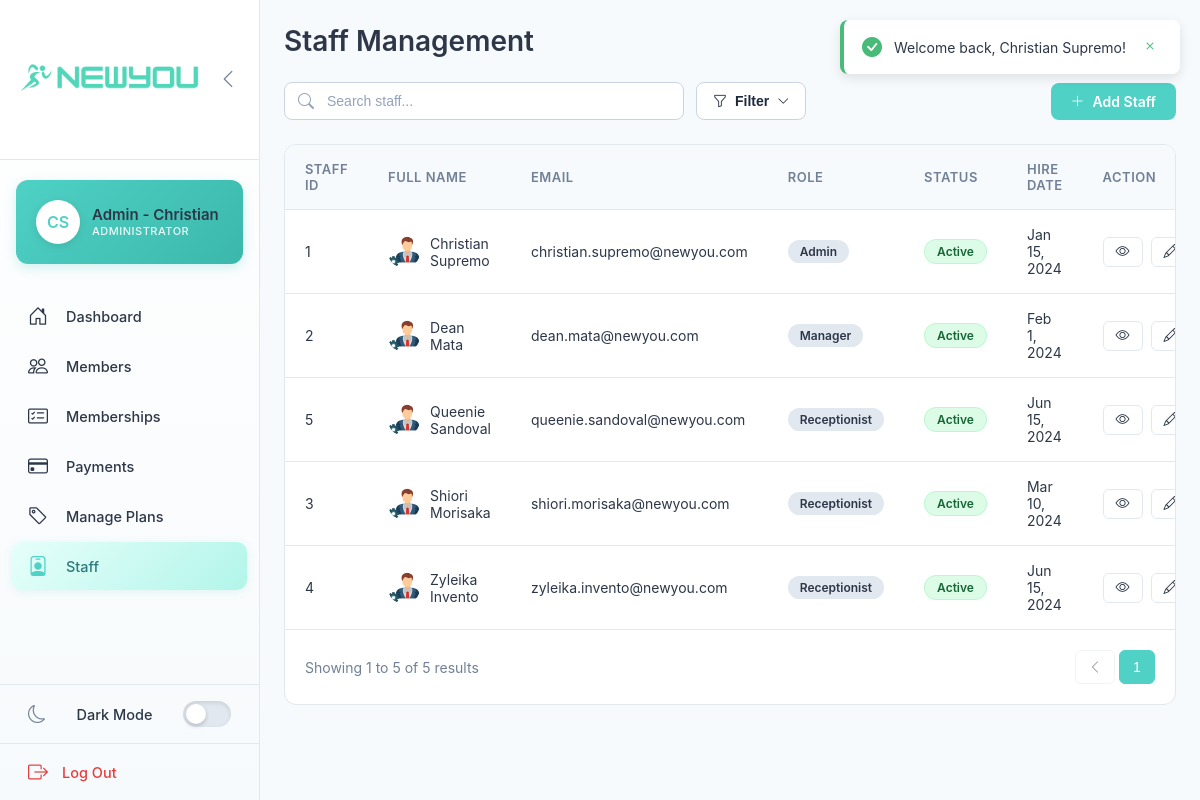
/staff.php (signed in), run on the app's committed database.
### tables this page shows
CREATE TABLE `staff` (
  `StaffID` int(11) NOT NULL,
  `FirstName` varchar(100) NOT NULL,
  `LastName` varchar(100) NOT NULL,
  `Email` varchar(150) DEFAULT NULL,
  `Phone` varchar(20) DEFAULT NULL,
  `Photo` varchar(255) DEFAULT NULL,
  `RoleID` int(11) DEFAULT NULL,
  `Username` varchar(100) NOT NULL,
  `PasswordHash` varchar(255) NOT NULL,
  `HireDate` date NOT NULL,
  `Status` enum('Active','Inactive') DEFAULT 'Active',
  `LastLogin` datetime DEFAULT NULL,
  `CreatedAt` timestamp NOT NULL DEFAULT current_timestamp(),
  `UpdatedAt` timestamp NOT NULL DEFAULT current_timestamp() ON UPDATE current_timestamp(),
  `CreatedBy` int(11) DEFAULT NULL,
  `UpdatedBy` int(11) DEFAULT NULL
);

CREATE TABLE `roles` (
  `RoleID` int(11) NOT NULL,
  `RoleName` varchar(50) DEFAULT NULL,
  `Description` text DEFAULT NULL,
  `AccessLevel` int(11) NOT NULL DEFAULT 1,
  `IsDefault` tinyint(1) DEFAULT 0,
  `CreatedAt` timestamp NOT NULL DEFAULT current_timestamp()
);

### includes/helpers/staff_modal_helpers.php (called while the page is built, shortened)
<?php
function getAllStaff($pdo, $status_filter = 'All', $search = '') {
    $sql = "
        SELECT
            s.StaffID,
            s.FirstName,
            s.LastName,
            CONCAT(s.FirstName, ' ', s.LastName) AS FullName,
            s.Email,
            s.Phone,
            s.Photo,
            s.Username,
            s.HireDate,
            s.Status,
            s.LastLogin,
            s.CreatedAt,
            r.RoleID,
            r.RoleName,
            r.Description AS RoleDescription,
            r.AccessLevel,
            creator.FirstName AS CreatedByFirstName,
            creator.LastName AS CreatedByLastName
        FROM Staff s
        LEFT JOIN Roles r ON s.RoleID = r.RoleID
        LEFT JOIN Staff creator ON s.CreatedBy = creator.StaffID
        WHERE 1=1
    ";
    $params = [];
    $sql .= " ORDER BY s.Status DESC, s.FirstName, s.LastName";
    $stmt = $pdo->prepare($sql);
    $stmt->execute($params);
    return $stmt->fetchAll();
}
function getRoleBadgeClass($access_level) {
    $classes = [
        3 => 'role-admin',
        2 => 'role-manager',
        1 => 'role-receptionist'
    ];
    return $classes[$access_level] ?? 'role-default';
}
?>

### staff.php (the view, shortened to what this page needs)
<?php
require_once 'config/db.php';
require_once 'includes/helpers/staff_modal_helpers.php';
$status_filter = $_GET['status_filter'] ?? 'All';
$search = trim($_GET['search'] ?? '');
$staff_list = getAllStaff($pdo, $status_filter, $search);
include 'includes/header.php';
?>
<div class="page-header">
    <h1 class="page-title">Staff Management</h1>
</div>
<div class="page-actions">
    <div class="search-filter-group">
        <div class="search-box">
            <input type="text" placeholder="Search staff..." id="staffSearchInput" value="<?= htmlspecialchars($search) ?>">
        </div>
        <div class="filter-dropdown">
            <button class="filter-btn" onclick="toggleStaffFilter()">
                <i class="bi bi-funnel"></i> Filter <i class="bi bi-chevron-down"></i>
            </button>
        </div>
    </div>
    <a href="#" class="add-member-btn" onclick="event.preventDefault(); openAddStaffModal();">
        <i class="bi bi-plus-lg"></i> Add Staff
    </a>
</div>
<div class="members-table-container">
    <table class="members-table">
        <thead>
            <tr>
                <th>Staff ID</th>
                <th>Full Name</th>
                <th>Email</th>
                <th>Role</th>
                <th>Status</th>
                <th>Hire Date</th>
                <th>Action</th>
            </tr>
        </thead>
        <tbody>
            <?php if (count($staff_list) > 0): ?>
                <?php foreach ($staff_list as $staff): ?>
                    <tr>
                        <td><?= htmlspecialchars($staff['StaffID']) ?></td>
                        <td>
                            <div style="display: flex; align-items: center; gap: 10px;">
                                <img src="<?= $staff['Photo'] ? 'assets/uploads/staff/' . $staff['Photo'] : 'assets/uploads/staff/admin.png' ?>"
                                     alt="<?= htmlspecialchars($staff['FullName']) ?>"
                                     style="width: 32px; height: 32px; border-radius: 50%; object-fit: cover;">
                                <span><?= htmlspecialchars($staff['FullName']) ?></span>
                            </div>
                        </td>
                        <td><?= htmlspecialchars($staff['Email']) ?></td>
                        <td>
                            <span class="role-badge <?= getRoleBadgeClass($staff['AccessLevel']) ?>">
                                <?= htmlspecialchars($staff['RoleName']) ?>
                            </span>
                        </td>
                        <td>
                            <span class="status-badge <?= strtolower($staff['Status']) ?>">
                                <?= htmlspecialchars($staff['Status']) ?>
                            </span>
                        </td>
                        <td><?= date('M j, Y', strtotime($staff['HireDate'])) ?></td>
                        <td>
                            <div class="action-buttons">
                                <button class="action-btn view-member-btn"
                                        onclick="viewStaff(<?= $staff['StaffID'] ?>)"
                                        title="View Details">
                                    <i class="bi bi-eye"></i>
                                </button>
                                <button class="action-btn edit-member-btn"
                                        onclick="editStaff(<?= $staff['StaffID'] ?>)"
                                        title="Edit Staff">
                                    <i class="bi bi-pencil"></i>
                                </button>
                            </div>
                        </td>
                    </tr>
                <?php endforeach; ?>
            <?php endif; ?>
        </tbody>
    </table>
    <div class="pagination-container">
        <div class="pagination-info">
            Showing 1 to <?= count($staff_list) ?> of <?= count($staff_list) ?> results
        </div>
        <div class="pagination">
            <button class="pagination-btn" disabled><i class="bi bi-chevron-left"></i></button>
            <button class="pagination-btn active">1</button>
        </div>
    </div>
</div>
<?php include 'includes/footer.php'; ?>

### includes/header.php (shortened to what this page needs)
<!DOCTYPE html>
<html lang="en">
<head>
    <link rel="stylesheet" href="https://cdn.jsdelivr.net/npm/bootstrap-icons@1.11.1/font/bootstrap-icons.css">
    <link rel="stylesheet" href="assets/css/style/style.css">
    <link rel="stylesheet" href="assets/css/style/filter_styles.css">
    <link rel="stylesheet" href="assets/css/style/table_sort.css">
</head>
<body class="dashboard-page">
    <?php if (isset($_SESSION['staff_id'])): ?>
    <div class="dashboard-wrapper">
        <aside class="sidebar" id="sidebar">
            <div class="sidebar-logo">
                <img src="assets/css/style/logo.png" class="logo-icon">
                <button class="toggle-btn" onclick="toggleSidebar()">
                    <i class="bi bi-chevron-left"></i>
                </button>
            </div>
            <div class="user-profile">
                <div class="user-avatar">
                    <?php
                    $initials = '';
                    $name_parts = explode(' ', $_SESSION['staff_name']);
                    foreach ($name_parts as $part) {
                        $initials .= strtoupper(substr($part, 0, 1));
                    }
                    echo substr($initials, 0, 2);
                    ?>
                </div>
                <div class="user-info">
                    <div class="user-name">Admin - <?php echo htmlspecialchars(explode(' ', $_SESSION['staff_name'])[0]); ?></div>
                    <div class="user-role">Administrator</div>
                </div>
            </div>
            <ul class="sidebar-nav">
                <li class="nav-item">
                    <a href="dashboard.php" data-tooltip="Dashboard" class="nav-link <?php echo basename($_SERVER['PHP_SELF']) == 'dashboard.php' ? 'active' : ''; ?>">
                        <i class="bi bi-house-door"></i>
                        <span>Dashboard</span>
                    </a>
                </li>
                <li class="nav-item">
                    <a href="members.php" data-tooltip="Members" class="nav-link <?php echo basename($_SERVER['PHP_SELF']) == 'members.php' ? 'active' : ''; ?>">
                        <i class="bi bi-people"></i>
                        <span>Members</span>
                    </a>
                </li>
                <li class="nav-item">
                    <a href="memberships.php" data-tooltip="Memberships"
                    class="nav-link <?php echo basename($_SERVER['PHP_SELF']) == 'memberships.php' ? 'active' : ''; ?>">
                        <i class="bi bi-card-checklist"></i>
                        <span>Memberships</span>
                    </a>
                </li>
                <li class="nav-item">
                    <a href="payments.php" data-tooltip="Payments"
                    class="nav-link <?php echo basename($_SERVER['PHP_SELF']) == 'payments.php' ? 'active' : ''; ?>">
                        <i class="bi bi-credit-card"></i>
                        <span>Payments</span>
                    </a>
                </li>
                <li class="nav-item">
                    <a href="plans.php" data-tooltip="Plans" class="nav-link <?php echo basename($_SERVER['PHP_SELF']) == 'plans.php' ? 'active' : ''; ?>">
                        <i class="bi bi-tag"></i>
                        <span>Manage Plans</span>
                    </a>
                </li>
                <li class="nav-item">
                    <a href="staff.php" data-tooltip="Staff"
                    class="nav-link <?php echo basename($_SERVER['PHP_SELF']) == 'staff.php' ? 'active' : ''; ?>">
                        <i class="bi bi-person-badge"></i>
                        <span>Staff</span>
                    </a>
                </li>
            </ul>
            <div class="dark-mode-toggle">
                <i class="bi bi-moon"></i>
                <span>Dark Mode</span>
                <label class="toggle-switch">
                    <span class="slider"></span>
                </label>
            </div>
            <a href="#" onclick="logoutNow()" class="logout-btn" data-tooltip="Log Out">
                <i class="bi bi-box-arrow-right"></i>
                <span>Log Out</span>
            </a>
        </aside>
        <main class="main-content">
    <?php else: ?>
        <div class="container mt-4">
            <?php echo flash_message(); ?>
    <?php endif; ?>

### includes/footer.php (shortened to what this page needs)
        </main>
    </div>
</body>
</html>

### assets/css/style/filter_styles.css (style rules this page uses)
.page-actions { display: flex; justify-content: space-between; align-items: center; margin-bottom: 24px; gap: 16px; flex-wrap: wrap; }
.search-filter-group { display: flex; gap: 12px; flex: 1; flex-wrap: wrap; align-items: center; }
.search-box { position: relative; min-width: 280px; flex: 1; max-width: 400px; }
.search-box input { width: 100%; padding: 10px 14px 10px 42px; border: 1px solid #cbd5e1; background: #ffffff; border-radius: 8px; color: #1e293b; font-size: 14px; transition: all 0.2s; }
.search-box input::placeholder { color: #94a3b8; }
.filter-dropdown { position: relative; }
.filter-btn { display: flex; align-items: center; gap: 8px; padding: 10px 16px; background: #ffffff; border: 1px solid #cbd5e1; border-radius: 8px; color: #1e293b; font-size: 14px; cursor: pointer; transition: all 0.2s; white-space: nowrap; }
.filter-btn .bi-chevron-down { font-size: 12px; transition: transform 0.2s; }

### assets/css/style/table_sort.css (style rules this page uses)
.page-header { display: flex; align-items: center; justify-content: space-between; flex-wrap: wrap; gap: 12px; margin-bottom: 24px; }
.page-title { display: flex; align-items: center; flex-wrap: wrap; gap: 8px; margin: 0; }

### data on the page
staff: FirstName "Christian", StaffID "1", FullName "Christian Supremo", Email "christian.supremo@newyou.com", RoleID.RoleName "Admin", Status "Active", HireDate "Jan 15, 2024"
staff: StaffID "2", FullName "Dean Mata", Email "dean.mata@newyou.com", RoleID.RoleName "Manager", Status "Active", HireDate "Feb 1, 2024"
staff: StaffID "5", FullName "Queenie Sandoval", Email "queenie.sandoval@newyou.com", RoleID.RoleName "Receptionist", Status "Active", HireDate "Jun 15, 2024"
staff: StaffID "3", FullName "Shiori Morisaka", Email "shiori.morisaka@newyou.com", RoleID.RoleName "Receptionist", Status "Active", HireDate "Mar 10, 2024"
staff: StaffID "4", FullName "Zyleika Invento", Email "zyleika.invento@newyou.com", RoleID.RoleName "Receptionist", Status "Active", HireDate "Jun 15, 2024"

### other printed values
substr($initials, 0, 2) "CS"
count($staff_list) "5"
